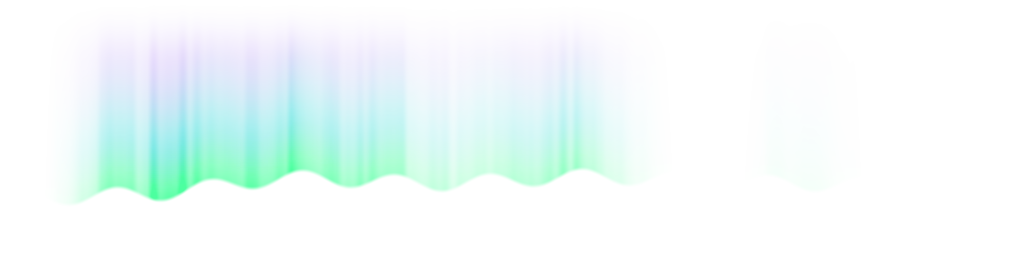
#> input picture launcher/src/renderer/assets/hero/aurora.webp, 2048 x 512 px, given in place of scene_2560x1440.png, which was not available (shown at 1/2 size)
$ python post.py ../../launcher/src/renderer/assets/hero/aurora.webp ../../launcher/src/renderer/assets/hero/sky.webp
#> lines starting #> are read from the running program, lines starting #| are printed output that depends on the picture; after the words box and inside, x2 and y2 are one past the last pixel; in counts of white or black regions, pixels touching at a corner belong together
"""Post-processes the rendered layers into game textures + BackgroundData.java (light/star/lake positions)."""
import json
import os
import sys

import numpy as np
from PIL import Image
from scipy import ndimage

SRC = sys.argv[1]       # folder with scene/sky/aurora renders
MOD = sys.argv[2]       # client-mod root
OUT_W, OUT_H = 1920, 1080
TEX = os.path.join(MOD, 'src/main/resources/assets/polarclient/textures/gui/menu')
JAVA = os.path.join(MOD, 'src/main/java/dev/polarclient/gui/BackgroundData.java')
os.makedirs(TEX, exist_ok=True)
rng = np.random.default_rng(7)


def load(name):
#> called with name = 'scene_2560x1440.png'
    return np.asarray(Image.open(os.path.join(SRC, name)).convert('RGBA'), dtype=np.float32) / 255.0
#> call 2 of load, with name = 'sky_2560x1440.png'
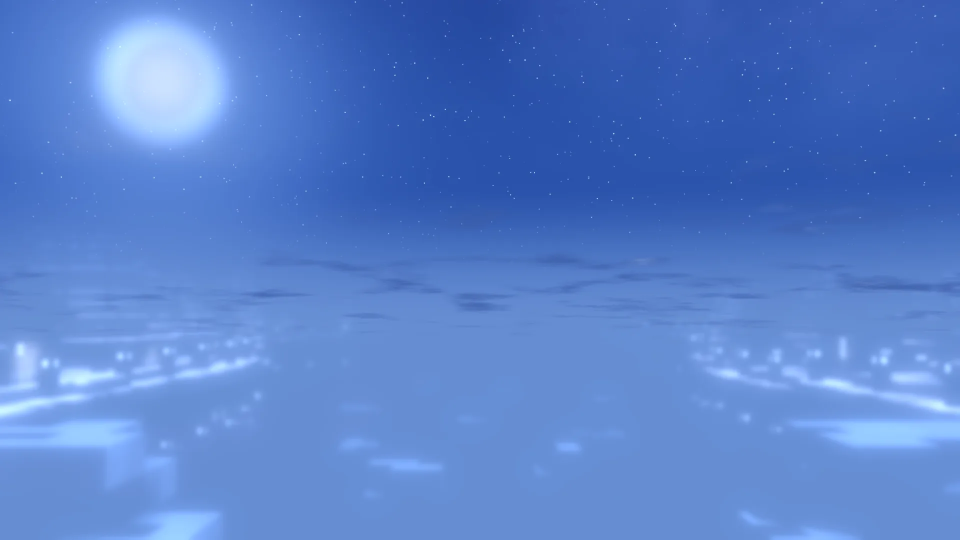
#> input picture launcher/src/renderer/assets/hero/sky.webp, 1920 x 1080 px, given in place of sky_2560x1440.png, which was not available (shown at 1/2 size)


def downscale_premult(img, w, h):
    """Area downscale that respects alpha (no dark fringes at transparent edges)."""
#> called with w = 1920, h = 1080
    a = img[..., 3:4]
    pm = np.concatenate([img[..., :3] * a, a], axis=-1)
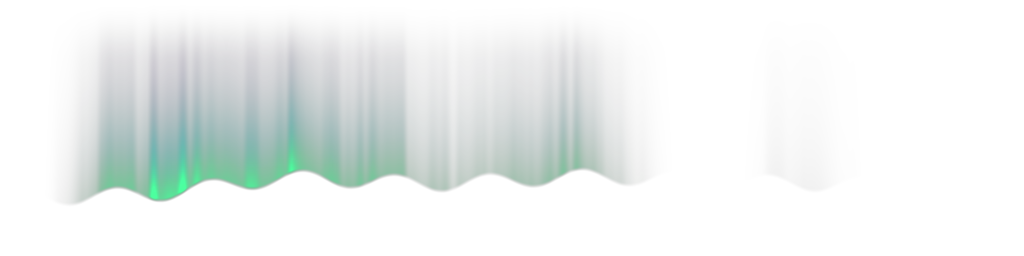
#> pm: shape (512, 2048, 4) float32 (shown at 1/2 size); mean R, G, B, A 0.0228, 0.0656, 0.0618, 0.0795; transparent parts drawn white
    chans = [np.asarray(Image.fromarray(pm[..., i]).resize((w, h), Image.BOX), dtype=np.float32) for i in range(4)]
#> chans = 4 items
    out = np.stack(chans, axis=-1)
    return out  # premultiplied


def save_rgba_premult(pm, path):
    a = np.clip(pm[..., 3:4], 0, 1)
    rgb = np.where(a > 1e-4, pm[..., :3] / np.maximum(a, 1e-4), 0)
    img = np.concatenate([np.clip(rgb, 0, 1), a], axis=-1)
    Image.fromarray((img * 255 + 0.5).astype(np.uint8), 'RGBA').save(path, optimize=True)


def mcmeta(path):
    json.dump({'texture': {'blur': True, 'clamp': True}}, open(path + '.mcmeta', 'w'))


scene_hi = load('scene_2560x1440.png')
sky_hi = load('sky_2560x1440.png')
aurora = load('aurora_2048x512.png')

scene = downscale_premult(scene_hi, OUT_W, OUT_H)        # premultiplied RGBA
sky = downscale_premult(sky_hi, OUT_W, OUT_H)[..., :3]  # opaque
#> in downscale_premult (call 2), `a = img[..., 3:4]`: a: shape (1080, 1920, 1) float32; every value is 1
alpha = scene[..., 3]

# colour grade: slightly deeper blues and more contrast
def grade(rgb):
    rgb = np.clip(rgb, 0, 1)
    rgb = rgb * np.array([0.93, 0.97, 1.06], np.float32)
    lum_ = rgb @ np.array([0.2126, 0.7152, 0.0722], np.float32)
    rgb = lum_[..., None] + (rgb - lum_[..., None]) * 1.12          # saturation
    return np.clip(0.5 + (rgb - 0.5) * 1.08 - 0.015, 0, 1)        # contrast
#> returned value: shape (1080, 1920, 3) float32


sky = grade(sky)
a_ = scene[..., 3:4]
scene[..., :3] = grade(np.where(a_ > 1e-4, scene[..., :3] / np.maximum(a_, 1e-4), 0)) * a_

MOON = (0.17, 0.15)
# composite for analysis + bloom source
comp = scene[..., :3] + sky * (1 - alpha[..., None])

# ---- bloom (lights, moon, bright snow edges)
lum = comp @ np.array([0.2126, 0.7152, 0.0722], dtype=np.float32)
bright = comp * np.clip((lum - 0.58) / 0.42, 0, 1)[..., None]
yy_, xx_ = np.mgrid[0:OUT_H, 0:OUT_W]
moon_d = np.hypot(xx_ - MOON[0] * OUT_W, yy_ - MOON[1] * OUT_H)
bright *= np.clip((moon_d - 70) / 60, 0, 1)[..., None]  # the moon gets a live glow in-game instead
b1 = np.stack([ndimage.gaussian_filter(bright[..., i], 5) for i in range(3)], -1)
b2 = np.stack([ndimage.gaussian_filter(bright[..., i], 20) for i in range(3)], -1)
bloom = 0.55 * b1 + 0.65 * b2
sky_out = np.clip(sky + bloom, 0, 1)
scene_out = scene.copy()
scene_out[..., :3] = np.clip(scene[..., :3] + bloom * alpha[..., None], 0, 1)

# Lake: lower its opacity so the live aurora reflection (drawn behind) shows through, and solve the colour
# so the still composite is unchanged: S_pm = C - sky * (1 - a_new).
LAKE_ALPHA = 0.70
lake_px = (alpha > 0.8) & (alpha < 0.95)
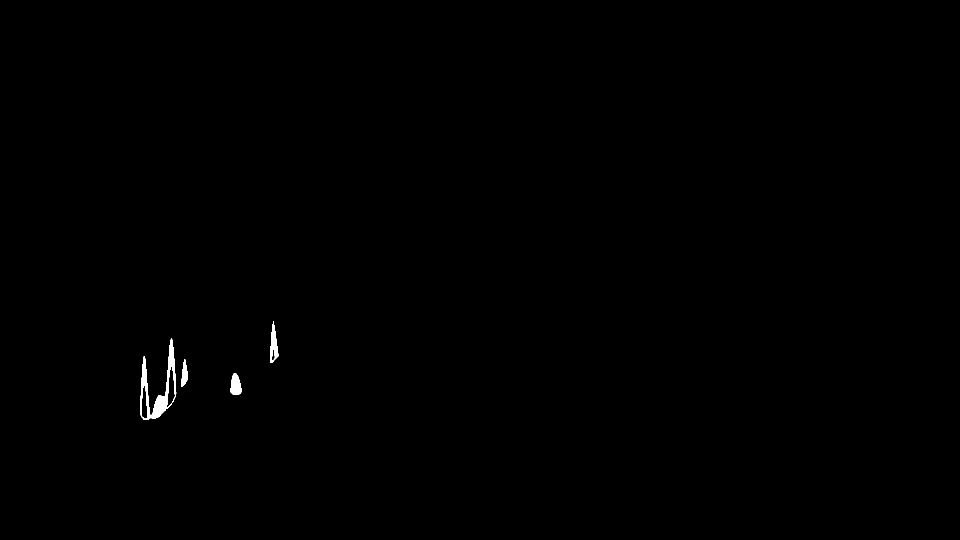
#> lake_px: shape (1080, 1920) bool (shown at 1/2 size); 0.24% white; 4 white regions, box (x1, y1, x2, y2) and area: (280, 677, 353, 840) 3102, (540, 643, 557, 726) 750, (461, 747, 483, 789) 705, (362, 719, 376, 774) 450
target = scene_out[..., :3] + sky_out * (1 - alpha[..., None])
scene_out[..., :3] = np.where(lake_px[..., None], np.clip(target - sky_out * (1 - LAKE_ALPHA), 0, None), scene_out[..., :3])
scene_out[..., 3] = np.where(lake_px, LAKE_ALPHA, scene_out[..., 3])
Image.fromarray((sky_out * 255 + 0.5).astype(np.uint8), 'RGB').save(os.path.join(TEX, 'sky.png'), optimize=True)
save_rgba_premult(scene_out, os.path.join(TEX, 'scene.png'))
#> in save_rgba_premult, `img = np.concatenate([np.clip(rgb, 0, 1), a], axis=-1)`:
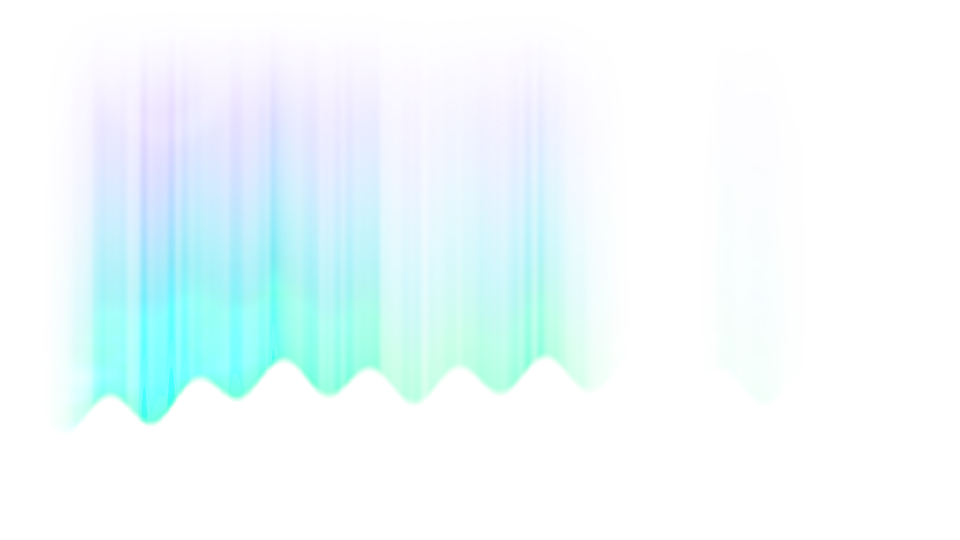
#> img: shape (1080, 1920, 4) float32 (shown at 1/2 size); mean of channels 0, 1, 2, 3 0.132, 0.321, 0.452, 0.0792; transparent parts drawn white
# aurora: keep tileable width, store at 2048x512
Image.fromarray((aurora * 255 + 0.5).astype(np.uint8), 'RGBA').save(os.path.join(TEX, 'aurora.png'), optimize=True)

# soft round glow sprite for lights, moon, stars and the logo
g = 128
yy, xx = np.mgrid[0:g, 0:g]
r = np.hypot(xx - (g - 1) / 2, yy - (g - 1) / 2) / (g / 2)
glow_a = np.clip(np.exp(-(r ** 2) * 4.2) - 0.012, 0, 1) / (1 - 0.012)
glow = np.zeros((g, g, 4), np.float32)
glow[..., :3] = 1
glow[..., 3] = glow_a
Image.fromarray((glow * 255 + 0.5).astype(np.uint8), 'RGBA').save(os.path.join(TEX, 'glow.png'))
# blocky 16x16 moon face (original pixel art), drawn as a live sprite above the aurora
mr = np.random.default_rng(11)
face = np.zeros((16, 16, 3), np.float32) + np.array([0.975, 0.985, 1.0], np.float32)
face += (mr.random((16, 16, 1)) - 0.5) * 0.025
crater = np.array([0.87, 0.90, 0.96], np.float32)
for y0, x0, h_, w_ in [(3, 4, 2, 3), (4, 5, 2, 1), (9, 10, 3, 2), (10, 9, 1, 4), (11, 3, 1, 2), (2, 12, 1, 1), (7, 7, 1, 1), (13, 8, 1, 2)]:
    face[y0:y0 + h_, x0:x0 + w_] = crater
yy16, xx16 = np.mgrid[0:16, 0:16]
face *= (1.0 - 0.05 * ((xx16 + yy16) / 30.0))[..., None]  # faint shading toward the lower right
moon = np.ones((16, 16, 4), np.float32)
moon[..., :3] = np.clip(face, 0, 1)
moon_img = Image.fromarray((moon * 255 + 0.5).astype(np.uint8), 'RGBA').resize((128, 128), Image.NEAREST)
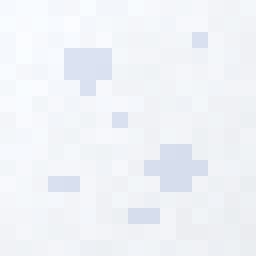
#> moon_img: PIL image 128x128 RGBA (shown 2 times larger); mean R, G, B, A 240.1, 243, 247.6, 255
moon_img.save(os.path.join(TEX, 'moon.png'))
for n in ('sky.png', 'scene.png', 'aurora.png', 'glow.png', 'moon.png'):
    mcmeta(os.path.join(TEX, n))
# aurora must wrap horizontally
json.dump({'texture': {'blur': True, 'clamp': False}}, open(os.path.join(TEX, 'aurora.png.mcmeta'), 'w'))

# ---- warm lights (windows + lanterns) for flicker glows
warm = (comp[..., 0] > 0.78) & (comp[..., 0] - comp[..., 2] > 0.30) & (alpha > 0.5)
#> warm: shape (1080, 1920) bool; every value is 0
labels, n = ndimage.label(warm)
#> labels: shape (1080, 1920) int32; every value is 0
#> n = 0
lights = []
for i, sl in enumerate(ndimage.find_objects(labels), start=1):
    if sl is None:
        continue
    ys, xs = np.nonzero(labels[sl] == i)
    size = len(ys)
    if size < 3:
        continue
    cy = (ys.mean() + sl[0].start) / OUT_H
    cx = (xs.mean() + sl[1].start) / OUT_W
    lights.append((cx, cy, size))
#> this loop made 0 passes
#> after the loop, lights = []
lights.sort(key=lambda l: -l[2])
lights = lights[:70]

# ---- lake: mask, top edge (mirror line) and sparkle points
lake = lake_px
rows = np.nonzero(lake.any(axis=1))[0]
#> rows = 197 values from 643 to 839
lake_top = rows.min() / OUT_H if len(rows) else 0.6
#> lake_top = 0.595
ly, lx = np.nonzero(lake)
#> ly = 5007 values from 643 to 839; lx = 5007 values, max 556 at index 800, min 280 at index 4239, mean 377.8
pick = rng.choice(len(ly), size=min(60, len(ly)), replace=False) if len(ly) else []
#> pick = 60 values, max 4958 at index 17, min 26 at index 27, mean 2727.1
sparkles = [(lx[i] / OUT_W, ly[i] / OUT_H) for i in pick]
#> sparkles = 60 pairs, first value 0.148 to 0.289, second value 0.604 to 0.774

# ---- stars: only where open sky has a comfortable margin (layers shift with parallax)
open_sky = ndimage.binary_erosion(alpha < 0.02, iterations=28)
#> open_sky: shape (1080, 1920) bool; 48.8% white; 1 white region, box (x1, y1, x2, y2) and area: (28, 28, 1892, 1052) 1012002
open_sky[int(OUT_H * 0.55):] = False
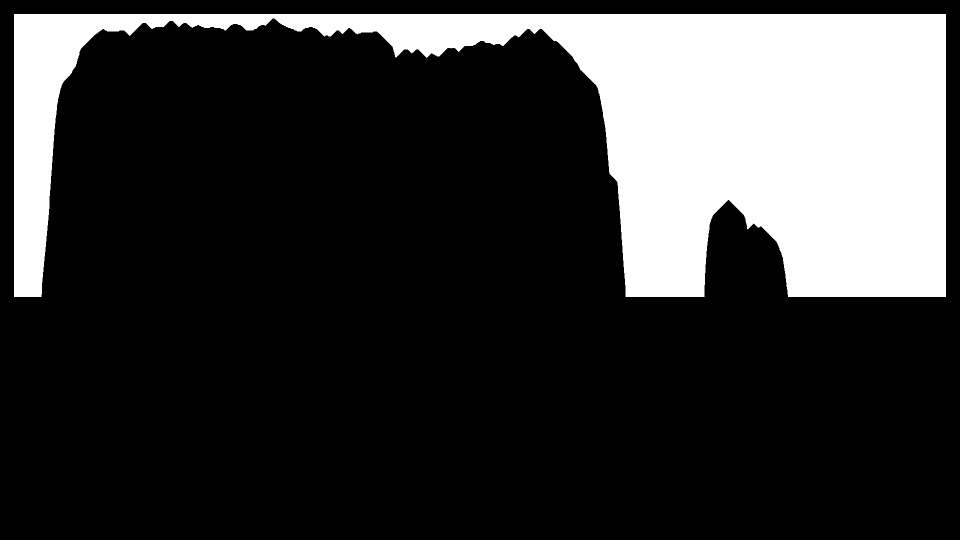
#> open_sky: shape (1080, 1920) bool (shown at 1/2 size); 21.9% white; 1 white region, box (x1, y1, x2, y2) and area: (28, 28, 1892, 594) 453254
my_, mx_ = np.mgrid[0:OUT_H, 0:OUT_W]
open_sky &= np.hypot(mx_ - MOON[0] * OUT_W, my_ - MOON[1] * OUT_H) > 110  # keep the moon's face clear
#> open_sky: shape (1080, 1920) bool; 21.9% white; 1 white region, box (x1, y1, x2, y2) and area: (28, 28, 1892, 594) 453216
sy, sx = np.nonzero(open_sky)
pick = rng.choice(len(sy), size=min(110, len(sy)), replace=False)
#> pick = 110 values, max 452840 at index 100, min 3439 at index 41, mean 234721.9
stars = [(sx[i] / OUT_W, sy[i] / OUT_H, float(rng.uniform(0.6, 1.8)), float(rng.uniform(0, 6.283))) for i in pick]
#> stars = 110 items, first 6: (0.35, 0.0546, 1.75, 2.93), (0.721, 0.129, 1.35, 3.99), (0.772, 0.221, 0.821, 0.389), (0.647, 0.266, 1.09, 4.8), (0.758, 0.289, 1.58, 4.59), (0.382, 0.0324, 0.736, 5.74)


def arr(name, rows_, fmt):
    body = ',\n\t\t'.join('{' + ', '.join(fmt(v) for v in row) + '}' for row in rows_)
    return f'\tstatic final float[][] {name} = {{\n\t\t{body}\n\t}};\n'


f = lambda v: f'{v:.4f}f'
java = f'''package dev.polarclient.gui;

/** Positions baked from the rendered menu background (normalised 0..1 screen coordinates). Generated. */
final class BackgroundData {{
\tprivate BackgroundData() {{
\t}}

\t/** Texture aspect (1920x1080). */
\tstatic final float ASPECT = {OUT_W}f / {OUT_H}f;
\t/** Top edge of the frozen lake: the mirror line for the aurora reflection. */
\tstatic final float LAKE_TOP = {lake_top:.4f}f;
\tstatic final float MOON_X = {MOON[0]}f, MOON_Y = {MOON[1]}f;

\t/** Windows and lanterns: x, y, size in pixels at 1080p. */
{arr('LIGHTS', [(x, y, float(s)) for x, y, s in lights], f)}
\t/** Bright stars that twinkle: x, y, size, phase. */
{arr('STARS', stars, f)}
\t/** Glints on the ice: x, y. */
{arr('SPARKLES', sparkles, f)}}}
'''
open(JAVA, 'w').write(java)

# preview composite
prev = np.clip(scene_out[..., :3] + sky_out * (1 - scene_out[..., 3:4]), 0, 1)
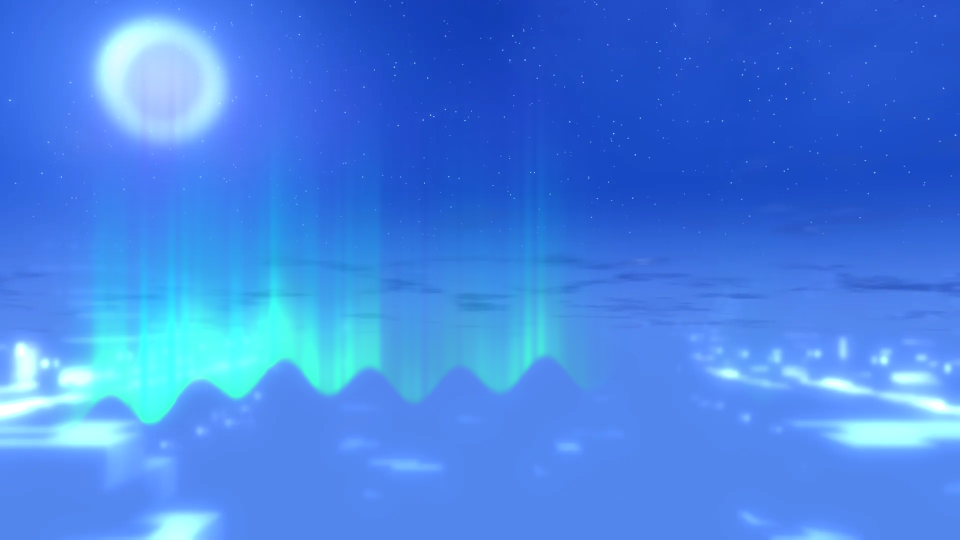
#> prev: shape (1080, 1920, 3) float32 (shown at 1/2 size); mean of channels 0, 1, 2 0.27, 0.513, 0.897; drawn as R, G, B
Image.fromarray((prev * 255).astype(np.uint8)).save(os.path.join(SRC, 'composite.png'))
print('lights', len(lights), 'stars', len(stars), 'sparkles', len(sparkles), 'lake_top', round(lake_top, 3))
#| lights 0 stars 110 sparkles 60 lake_top 0.595
for n_ in os.listdir(TEX):
    print(n_, os.path.getsize(os.path.join(TEX, n_)) // 1024, 'KB')
